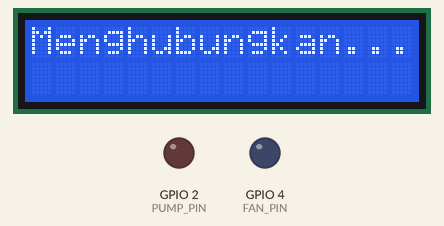
Simulated run of this sketch. Board: ESP32. Shown: 16×2 character LCD, output pins drawn as LEDs (lit = HIGH). WiFi joins after 1.5 s; servers stay silent unless stated; the local clock reads 2024-03-15 10:24:30 at power-on unless the sketch sets it; web services answer with replies made up by the test bench; what the sketch prints to the serial monitor is not drawn.

Above: at 0.1 s.
At 1.6 s:
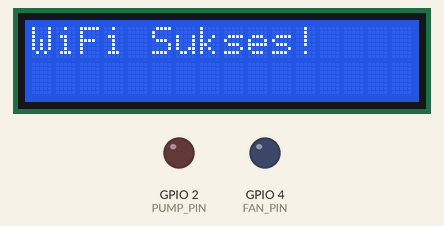
At 3.3 s:
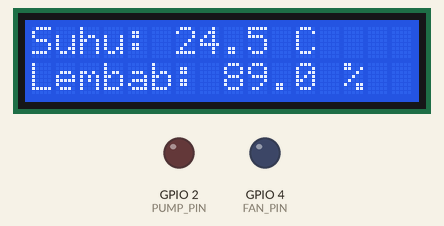
At 29.2 s:
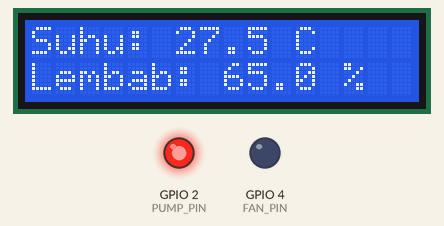
Timing chart, 0 to 30.7 s (numbered marks = the images above):
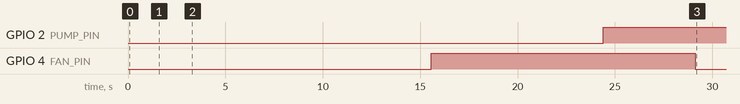

The sketch:

sketch.ino
```cpp
#include <WiFi.h>
#include <HTTPClient.h>
#include <Wire.h>
#include <LiquidCrystal_I2C.h>
#include <time.h>

// ==========================================
// DATA KREDENSIAL
// ==========================================
String botToken = "8666954031:AAHzzmoS66ooQKKfpWu5AG7rZVsIjPoqKYU";
String chatIds[] = {"5632439233", "6948785757"}; // User, Teman
int numChatIds = 2;
String thingSpeakApiKey = "N0ZWSD71PSZA2ZZQ";

const char* ssid = "Wokwi-GUEST";
const char* password = "";

// ==========================================
// KONFIGURASI PIN & SENSOR
// ==========================================
#define PUMP_PIN 2  // LED Merah (Pompa)
#define FAN_PIN 4   // LED Biru (Kipas)

LiquidCrystal_I2C lcd(0x27, 16, 2);

// Status Mesin
bool pumpStatus = false;
bool fanStatus  = false;

// Variabel Simulasi Otomatis (Bergerak Sendiri)
float suhu  = 24.0;
float lembab = 90.0;
bool suhuNaik   = true;
bool lembabTurun = true;

// ==========================================
// FITUR BARU: Statistik Sesi
// ==========================================
float suhuMin  = 99.0;
float suhuMax  = 0.0;
float lembabMin = 99.0;
float lembabMax = 0.0;
int   jumlahAktifKipas = 0;
int   jumlahAktifPompa = 0;

// Cooldown alarm kritis (agar tidak spam)
unsigned long waktuAlarmSuhuTerakhir  = 0;
unsigned long waktuAlarmLembabTerakhir = 0;
const unsigned long cooldownAlarm = 120000; // 2 menit antar alarm

// Timer laporan rutin
unsigned long waktuLaporTerakhir = 0;
const unsigned long intervalLapor = 60000; // 60 detik

// Pengaturan Waktu Internet (NTP)
const char* ntpServer      = "pool.ntp.org";
const long  gmtOffset_sec  = 25200; // GMT+7 (WIB)
const int   daylightOffset_sec = 0;

// ==========================================
// FUNGSI WAKTU
// ==========================================
void setupWaktu() {
  configTime(gmtOffset_sec, daylightOffset_sec, ntpServer);
}

String dapatkanJam() {
  struct tm timeinfo;
  if (!getLocalTime(&timeinfo)) return "00:00:00";
  char buf[10];
  strftime(buf, sizeof(buf), "%H:%M:%S", &timeinfo);
  return String(buf);
}

String dapatkanTanggal() {
  struct tm timeinfo;
  if (!getLocalTime(&timeinfo)) return "??-??-????";
  char buf[12];
  strftime(buf, sizeof(buf), "%d/%m/%Y", &timeinfo);
  return String(buf);
}

// Salam otomatis berdasarkan jam
String dapatkanSalam() {
  struct tm timeinfo;
  if (!getLocalTime(&timeinfo)) return "Halo";
  int jam = timeinfo.tm_hour;
  if (jam >= 5  && jam < 12) return "Selamat Pagi";
  if (jam >= 12 && jam < 15) return "Selamat Siang";
  if (jam >= 15 && jam < 18) return "Selamat Sore";
  return "Selamat Malam";
}

// Uptime dalam format "Xj Ym Zd"
String dapatkanUptime() {
  unsigned long ms = millis();
  unsigned long detik = ms / 1000;
  unsigned long menit  = detik / 60;
  unsigned long jam    = menit / 60;
  menit = menit % 60;
  detik = detik % 60;
  return String(jam) + "j " + String(menit) + "m " + String(detik) + "d";
}

// ==========================================
// FUNGSI PENGIRIMAN DATA
// ==========================================
void sendTelegramMessage(String msg) {
  if (WiFi.status() == WL_CONNECTED) {
    HTTPClient http;
    msg.replace("\n", "%0A");

    for (int i = 0; i < numChatIds; i++) {
      String url = "https://api.telegram.org/bot" + botToken +
                   "/sendMessage?chat_id=" + chatIds[i] +
                   "&text=" + msg + "&parse_mode=Markdown";

      http.begin(url);
      int httpCode = http.GET();

      if (httpCode == 200) {
        Serial.println("[Telegram] ✅ Terkirim ke chat " + chatIds[i]);
      } else {
        Serial.println("[Telegram] ❌ GAGAL ke chat " + chatIds[i] + " | Code: " + String(httpCode));
      }

      http.end();
      delay(100); // Jeda antar penerima, hindari rate-limit
    }
  } else {
    Serial.println("[Telegram] ❌ WiFi tidak terhubung!");
  }
}

void sendToThingSpeak() {
  if (WiFi.status() == WL_CONNECTED) {
    HTTPClient http;
    String url = "http://api.thingspeak.com/update?api_key=" + thingSpeakApiKey +
                 "&field1=" + String(suhu, 1) +
                 "&field2=" + String(lembab, 1) +
                 "&field3=" + String(pumpStatus) +
                 "&field4=" + String(fanStatus);

    http.begin(url);
    int httpCode = http.GET();
    if (httpCode > 0) {
      Serial.println("[ThingSpeak] ✅ Data terkirim | Code: " + String(httpCode));
    } else {
      Serial.println("[ThingSpeak] ❌ GAGAL kirim data | Code: " + String(httpCode));
    }
    http.end();
  }
}

// ==========================================
// PROGRAM UTAMA
// ==========================================
void setup() {
  Serial.begin(115200);
  pinMode(PUMP_PIN, OUTPUT);
  pinMode(FAN_PIN, OUTPUT);

  lcd.init();
  lcd.backlight();
  lcd.setCursor(0, 0);
  lcd.print("Menghubungkan...");

  WiFi.begin(ssid, password);
  while (WiFi.status() != WL_CONNECTED) {
    delay(500);
    Serial.print(".");
  }

  setupWaktu();

  lcd.clear();
  lcd.print("WiFi Sukses!");
  delay(1000);

  String jamMulai    = dapatkanJam();
  String tanggalMulai = dapatkanTanggal();
  String salam       = dapatkanSalam();

  sendTelegramMessage(
    "✅ *Sistem Smart Jamur Aktif!*\n"
    "━━━━━━━━━━━━━━━━━\n"
    "👋 " + salam + "!\n"
    "📅 Tanggal: " + tanggalMulai + "\n"
    "🕒 Jam: " + jamMulai + "\n"
    "━━━━━━━━━━━━━━━━━\n"
    "🌡 Suhu awal: " + String(suhu, 1) + " °C\n"
    "💧 Kelembaban awal: " + String(lembab, 1) + " %\n"
    "⚙️ Pompa: OFF | Kipas: OFF\n"
    "━━━━━━━━━━━━━━━━━\n"
    "📡 Laporan rutin setiap 60 detik.\n"
    "🍄 Semoga panen jamurnya melimpah!"
  );
}

void loop() {
  // 1. Simulasi Nilai Sensor Bergerak
  if (suhuNaik) {
    suhu += 0.5;
    if (suhu >= 32.0) suhuNaik = false;
  } else {
    suhu -= 0.5;
    if (suhu <= 24.0) suhuNaik = true;
  }

  if (lembabTurun) {
    lembab -= 1.0;
    if (lembab <= 60.0) lembabTurun = false;
  } else {
    lembab += 1.0;
    if (lembab >= 95.0) lembabTurun = true;
  }

  // 2. Update Statistik Min/Max
  if (suhu < suhuMin)    suhuMin  = suhu;
  if (suhu > suhuMax)    suhuMax  = suhu;
  if (lembab < lembabMin) lembabMin = lembab;
  if (lembab > lembabMax) lembabMax = lembab;

  // 3. Tampilkan di LCD
  lcd.setCursor(0, 0);
  lcd.print("Suhu: "); lcd.print(suhu, 1); lcd.print(" C  ");
  lcd.setCursor(0, 1);
  lcd.print("Lembab: "); lcd.print(lembab, 1); lcd.print(" %  ");

  // 4. Logika Kontrol Mesin (Hysteresis)
  bool oldFan = fanStatus;
  if (suhu > 30.0) {
    digitalWrite(FAN_PIN, HIGH);
    fanStatus = true;
  } else if (suhu < 28.0) {
    digitalWrite(FAN_PIN, LOW);
    fanStatus = false;
  }

  bool oldPump = pumpStatus;
  if (lembab < 70.0) {
    digitalWrite(PUMP_PIN, HIGH);
    pumpStatus = true;
  } else if (lembab > 85.0) {
    digitalWrite(PUMP_PIN, LOW);
    pumpStatus = false;
  }

  String jamSekarang = dapatkanJam();

  // 5. Notifikasi Perubahan Status Mesin
  if (fanStatus != oldFan) {
    if (fanStatus) jumlahAktifKipas++; // Hitung berapa kali kipas nyala
    String state = fanStatus ? "MENYALA ❄️" : "MATI 🔴";
    sendTelegramMessage(
      "🔔 *STATUS KIPAS BERUBAH*\n"
      "━━━━━━━━━━━━━━━━━\n"
      "🕒 Jam: " + jamSekarang + "\n"
      "💨 Kipas Ventilasi: *" + state + "*\n"
      "🌡 Suhu pemicu: " + String(suhu, 1) + " °C\n"
      "📊 Total aktif hari ini: " + String(jumlahAktifKipas) + "x"
    );
  }

  if (pumpStatus != oldPump) {
    if (pumpStatus) jumlahAktifPompa++; // Hitung berapa kali pompa nyala
    String state = pumpStatus ? "MENYALA 💦" : "MATI 🔴";
    sendTelegramMessage(
      "🔔 *STATUS POMPA BERUBAH*\n"
      "━━━━━━━━━━━━━━━━━\n"
      "🕒 Jam: " + jamSekarang + "\n"
      "🚿 Pompa Penyemprot: *" + state + "*\n"
      "💧 Kelembaban pemicu: " + String(lembab, 1) + " %\n"
      "📊 Total aktif hari ini: " + String(jumlahAktifPompa) + "x"
    );
  }

  // 6. Alarm Kondisi Kritis (dengan cooldown agar tidak spam)
  unsigned long now = millis();

  if (suhu > 35.0 && (now - waktuAlarmSuhuTerakhir > cooldownAlarm)) {
    waktuAlarmSuhuTerakhir = now;
    sendTelegramMessage(
      "🚨 *BAHAYA! SUHU KRITIS!*\n"
      "━━━━━━━━━━━━━━━━━\n"
      "🕒 Jam: " + jamSekarang + "\n"
      "🌡 Suhu: *" + String(suhu, 1) + " °C* (batas: 35°C)\n"
      "⚠️ Segera periksa sistem ventilasi!\n"
      "📍 Alarm berikutnya dalam 2 menit."
    );
  }

  if (lembab < 55.0 && (now - waktuAlarmLembabTerakhir > cooldownAlarm)) {
    waktuAlarmLembabTerakhir = now;
    sendTelegramMessage(
      "🚨 *BAHAYA! KELEMBABAN KRITIS!*\n"
      "━━━━━━━━━━━━━━━━━\n"
      "🕒 Jam: " + jamSekarang + "\n"
      "💧 Kelembaban: *" + String(lembab, 1) + " %* (batas: 55%)\n"
      "⚠️ Segera periksa sistem pompa!\n"
      "📍 Alarm berikutnya dalam 2 menit."
    );
  }

  // 7. Laporan Rutin ke Telegram & ThingSpeak
  if (millis() - waktuLaporTerakhir >= intervalLapor) {
    waktuLaporTerakhir = millis();

    String pesanRutin =
      "📊 *LAPORAN RUTIN SISTEM*\n"
      "━━━━━━━━━━━━━━━━━\n"
      "🕒 Jam: " + jamSekarang + "\n"
      "⏱ Uptime: " + dapatkanUptime() + "\n"
      "━━━━━━━━━━━━━━━━━\n"
      "🌡 Suhu: " + String(suhu, 1) + " °C\n"
      "   ↳ Min: " + String(suhuMin, 1) + " | Max: " + String(suhuMax, 1) + "\n"
      "💧 Lembab: " + String(lembab, 1) + " %\n"
      "   ↳ Min: " + String(lembabMin, 1) + " | Max: " + String(lembabMax, 1) + "\n"
      "━━━━━━━━━━━━━━━━━\n"
      "⚙️ Kipas: " + (fanStatus ? "ON ❄️" : "OFF") +
      " | Pompa: " + (pumpStatus ? "ON 💦" : "OFF") + "\n"
      "📈 Kipas aktif: " + String(jumlahAktifKipas) + "x"
      " | Pompa aktif: " + String(jumlahAktifPompa) + "x\n"
      "🍄 _Sistem berjalan normal_";

    sendTelegramMessage(pesanRutin);
    sendToThingSpeak();
  }

  delay(1000);
}
```

Measured:
- by itself, GPIO 2 (PUMP_PIN): LOW → HIGH at 24.4 s
- by itself, GPIO 4 (FAN_PIN): LOW → HIGH at 15.6 s, → LOW 13.5 s later
- what the display in image 1 shows lasts 1.6 s, from 1.6 s to 3.2 s
- what the display in image 2 shows lasts 1.1 s, from 3.2 s to 4.3 s
